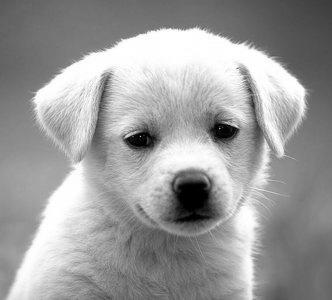
#> input picture puppy.jpg, 332 x 300 px
$ python Basic_Image_Convolution.py
#> lines starting #> are read from the running program, lines starting #| are printed output that depends on the picture
# -*- coding: utf-8 -*-
"""
Created on Fri May  8 06:33:27 2020

@author: Arpit patel
This file takes an Image and take convolution with given kernel
The kernel has to be 3X3 matrix.
The Image is 3D color Image
"""

from PIL import Image
import numpy as np
from skimage import io

def apply_conv(img,kernel):
    img=np.pad(img, ((1,1),(1,1)), 'constant')
    img1= img.copy()
    imgg=img.copy()
    numOfRows = img.shape[0]#zeros padding adjusment
    numOfCols = img.shape[1]#zeros padding adjusment
    for x in range(1, numOfRows-1):
        for y in range(1, numOfCols-1):
            img3=np.sum(np.multiply(imgg[np.ix_([x-1,x,x+1],[y-1,y,y+1])], kernel))
            img1[x,y]=img3
###remove padding
    img1 =img1[1:img1.shape[0]-1,1:img1.shape[1]-1]
    return img1


imgFile='puppy.jpg'
img = Image.open(imgFile)
#> img is the input picture: PIL image 332x300 RGB; min 0, max 255, mean 155.7
im1 = Image.Image.split(img)

###now convolution
kernel=[[-1,0,1],
        [-1,0,1],
        [-1,0,1]]

iimage1 = np.array(img)
for i in range(0, 3):
    im2=im1[i]
    pix = np.array(im2)
    pix=pix.astype(np.float16)
    image = apply_conv(pix,kernel)#Apply Convolution
    iimage = (image - np.min(image))/np.ptp(image)#in range 0 to 1
    iimage = 255.0*iimage
    iimage1[:,:,i]=iimage.astype(np.uint8)
#> this loop made 3 passes
#> pass 1, in apply_conv, `img=np.pad(img, ((1,1),(1,1)), 'constant')`:
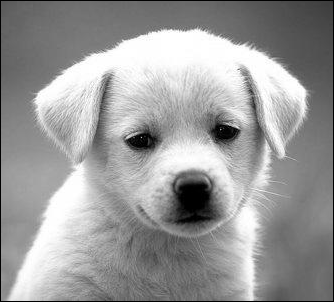
#> img: shape (302, 334) float16; min 0, max 255, mean 153.8
#> pass 1, in apply_conv, `img1 =img1[1:img1.shape[0]-1,1:img1.shape[1]-1]`:
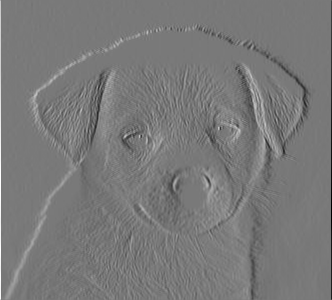
#> img1: shape (300, 332) float16; min -417, max 459, mean -0.2; drawn with min black and max white

io.imsave('out.png', iimage1)
io.imshow(iimage1)
